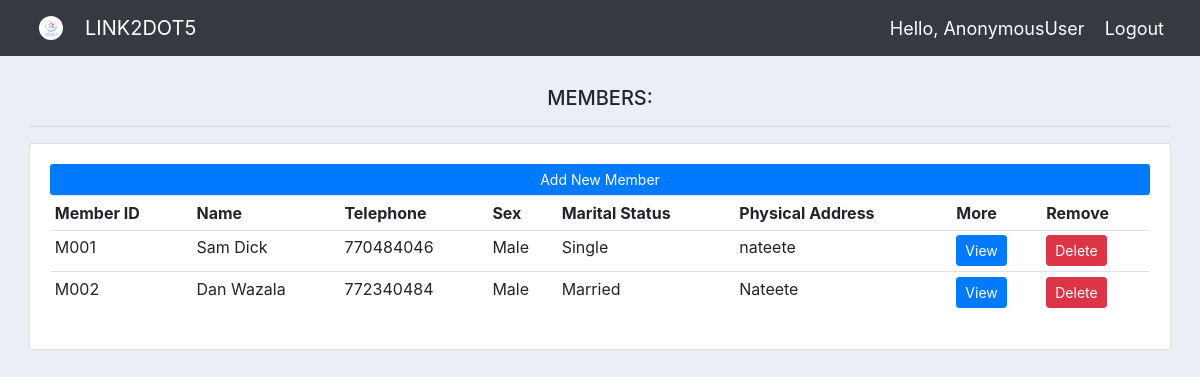
Page /all_member/ on the committed database.
### link2dot5_app/models.py (models this page shows, shortened)
class Member(models.Model):
    sex_choices = (("Male","male"), ("Female","Female"))
    status_choices = (("Married","Married"),("Single","Single"),
                        ("Windowed","Windowed"),("Divorsed","Divorsed"))
    member_id =models.CharField(max_length=10, primary_key=True )
    full_name = models.CharField(max_length=200, null=False)
    nin = models.CharField(max_length=100)
    occupation=models.CharField(max_length=500)
    sex = models.CharField(max_length=10,choices = sex_choices)
    marital_status = models.CharField(max_length=30, choices=status_choices)
    email = models.EmailField(max_length=100)
    telephone = models.PositiveIntegerField()
    date_of_birth = models.DateField(validators=[MaxValueValidator(datetime.date.today)])
    current_address = models.CharField(max_length=300)
    home_address = models.CharField(max_length=300)
    Registered_date = models.DateTimeField(auto_now_add=True)

### link2dot5_app/views.py (the view)
# urls.py: path('all_member/', views.allMember, name='all_member'),
def allMember(request):
    member_list = Member.objects.all()
    context = {
                'member_list': member_list,
        }
    return render(request, 'members/all_members.html', context )

### link2dot5_app/templates/members/all_members.html
{% extends 'members/main.html' %}
{% block content %}
<br>
<div class="row">
    <div class="col">
        <div class="col-md">
            <h5 align="center"> MEMBERS: </h5>
            <hr>
            <div class="card card-body">
                <a class="btn btn-sm btn-block bg-primary" style="color: white;"  href="{% url 'create_member' %}"> Add New Member </a>
                <table class="table table-sm">
                    <tr>
                        <th>Member ID</th>
                        <th>Name</th>
                        <th>Telephone</th>
                        <th>Sex</th>
                        <th>Marital Status</th>
                        <th>Physical Address</th>
                        <th>More</th>
                        <th>Remove</th>
                    </tr>
                    {% for member in member_list %}
                    <tr>
                        <td>{{member.member_id}}</td>
                        <td>{{member.full_name}}</td>
                        <td>{{member.telephone}}</td>
                        <td>{{member.sex}}</td>
                        <td>{{member.marital_status}}</td>
                        <td>{{member.current_address}}</td>
                        <td><a class="btn btn-sm btn-primary" href="{% url 'member' member.member_id %}">View</a></td>
                        <td><a class="btn btn-sm btn-danger" href="{% url 'member' member.member_id %}">Delete</a></td>
                    </tr>
                    {% endfor %}
                </table>
            </div>
        </div>
    </div>
{% endblock content %}

### link2dot5_app/static/css/main.css (style rules this page uses)
body { background-color: #ebeff5; }
.row { padding: 14px; }

### rows in the picture
Member: member_id "M001", full_name "Sam Dick", telephone "770484046", sex "Male", marital_status "Single", current_address "nateete"
Member: member_id "M002", full_name "Dan Wazala", telephone "772340484", sex "Male", marital_status "Married", current_address "Nateete"

### other values in the picture
{{ request.user }} "AnonymousUser"
